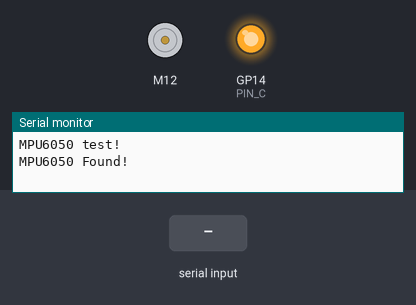
The sketch below on a simulated Raspberry Pi Pico. Parts: DC motor (green arrow = forward, orange = backward, longer = faster), output pins drawn as LEDs (lit = HIGH), the last lines printed to the serial monitor. The test bench sets the inputs (shaded band).

Above: at 1.7 s.
1.8 s: "stop" received over Serial
4.3 s: "move90\n" received over Serial
At 5.8 s:
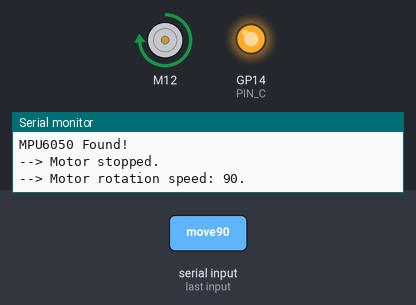
6.8 s: "move" received over Serial
At 8.9 s:
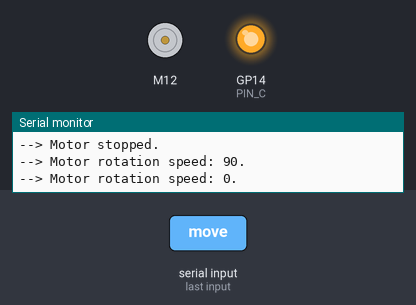
Timing chart, 0 to 10.4 s (numbered marks = the images above; inputs shaded):
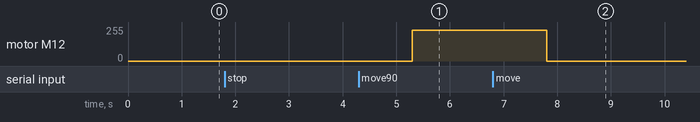

The sketch:

esp32.ino
```cpp
#include <ros.h>
#include <sensor_msgs/Imu.h>
#include "Wire.h"
#include "I2Cdev.h"
#include "MPU6050_6Axis_MotionApps20.h"

/* Wifi setup */
IPAddress ROS_MASTER_ADDRESS(10, 42, 0, 1); // ros master ip
char *WIFI_SSID = "epuck_net";              // network name
char *WIFI_PASSWD = "epuck_9895";           // network password


MPU6050 mpu;

// MPU control/status vars
bool dmpReady = false;  // set true if DMP init was successful
uint8_t mpuIntStatus;   // holds actual interrupt status byte from MPU
uint8_t devStatus;      // return status after each device operation (0 = success, !0 = error)
uint16_t packetSize;    // expected DMP packet size (default is 42 bytes)
uint16_t fifoCount;     // count of all bytes currently in FIFO
uint8_t fifoBuffer[64]; // FIFO storage buffer

void setup()
{
  Serial.begin(115200);

  Serial.println("MPU6050 test!");

  delay(1);
  mpu.initialize();

  // verify connection
  // sprintf(buf,"\33[96m %s \33[0m", mpu.testConnection() ? "MPU6050 connection successful" : "MPU6050 connection failed");

  // load and configure the DMP
  devStatus = mpu.dmpInitialize();

  // supply your own gyro offsets here, scaled for min sensitivity
  mpu.setXGyroOffset(220);
  mpu.setYGyroOffset(76);
  mpu.setZGyroOffset(-85);
  mpu.setZAccelOffset(1788); // 1688 factory default for my test chip

  Serial.println("MPU6050 Found!");


}

void loop()
{


}
```

motor.ino
```cpp
#include "Cdrv8833.h"

// Direccion
#define PIN_A 12
// Direccion
#define PIN_B 13
// Sleep
#define PIN_C 14

#define IN1_PIN 12 // in1 pin from one of the two DRV8833 H-bridge
#define IN2_PIN 13 // in2 pin from one of the two DRV8833 H-bridge
#define CHANNEL 0  // there are 16 unique PWM channels (0..15)
#define SWAP false // swap motor rotation direction

Cdrv8833 myMotor; // default constructor

void setup1()
{
  Serial.begin(9600);

  pinMode(PIN_A, OUTPUT);
  pinMode(PIN_B, OUTPUT);
  pinMode(PIN_C, OUTPUT);
  digitalWrite(PIN_C, HIGH);

  myMotor.init(IN1_PIN, IN2_PIN, CHANNEL, SWAP);
}

void loop1()
{
  String command;
  if (Serial.available())
  {                                // check Serial for new command
    command = Serial.readString(); // read the new command from Serial
    command.toLowerCase();         // convert it to lowercase

    if (command.equals("swap"))
    {
      myMotor.swapDirection(true); // swap rotation direction
      Serial.println("--> swapped rotation direction.");
    }
    else if (command.equals("noswap"))
    {
      myMotor.swapDirection(false); // default rotation direction
      Serial.println("--> default rotation direction.");
    }
    else if (command.equals("slow"))
    {
      myMotor.setDecayMode(drv8833DecaySlow); // decay mode SLOW
      Serial.println("--> Decay mode SLOW - good torque.");
    }
    else if (command.equals("fast"))
    {
      myMotor.setDecayMode(drv8833DecayFast); // decay mode FAST
      Serial.println("--> Decay mode FAST - poor torque.");
    }
    else if (command.equals("stop"))
    {
      myMotor.stop(); // stop moto rotation
      Serial.println("--> Motor stopped.");
    }
    else if (command.startsWith("move"))
    {
      command.replace("move", "");   // remove the word "move"
      command.replace(" ", "");      // remove spaces (if present)
      myMotor.move(command.toInt()); // start rotation at desired speed
      Serial.printf("--> Motor rotation speed: %ld.\n", command.toInt());
    }
  }
}

void printParams()
{
  int pina = digitalRead(PIN_A);
  int pinb = digitalRead(PIN_B);
  int pinc = digitalRead(PIN_C);
  Serial.println("pines ---");
  Serial.print("pina: ");
  Serial.print(pina);
  Serial.print(" pinb: ");
  Serial.print(pinb);
  Serial.print(" pinc: ");
  Serial.print(pinc);
  Serial.println("---");
}
```

Measured:
- after the input at 4.3 s, motor M12: stopped → forward 229/255 after 1.0 s
- after the input at 6.8 s, motor M12: forward 229/255 → stopped after 1.0 s
